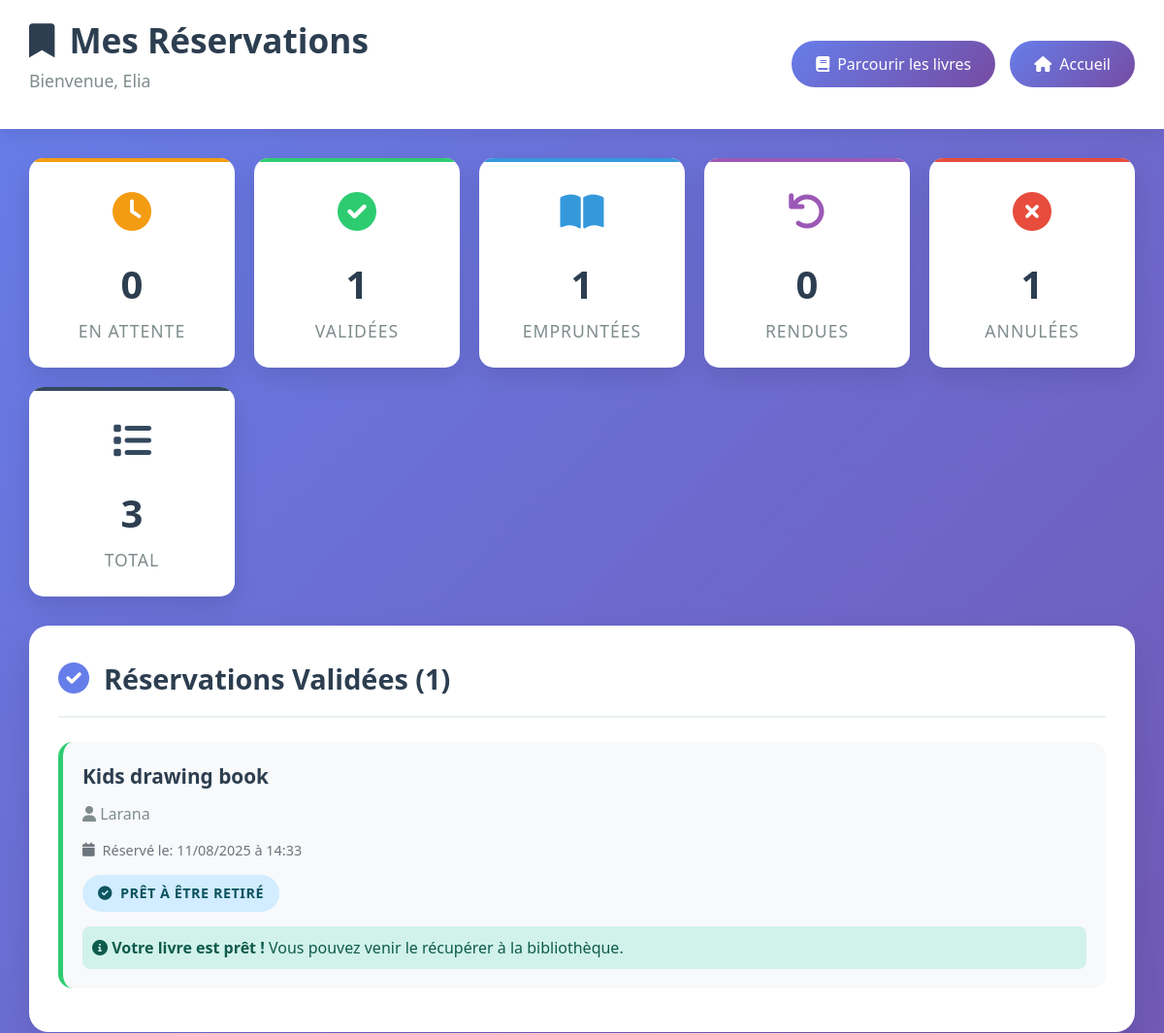
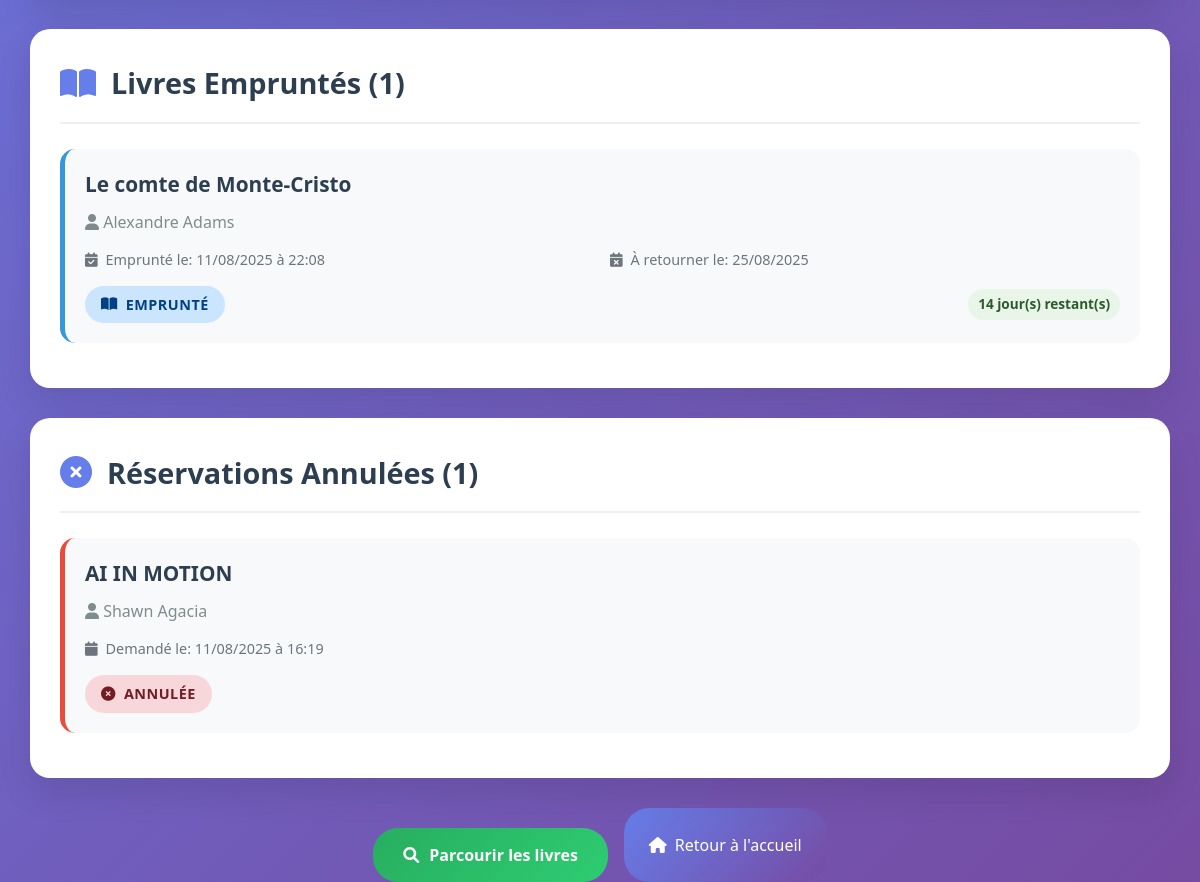
Page /my_reservations.php (signed in) on the committed database (2 pictures, top to bottom).
### tables this page shows
CREATE TABLE `reservations` (
  `id` int(11) NOT NULL,
  `user_id` int(11) DEFAULT NULL,
  `livre_id` int(11) DEFAULT NULL,
  `date_reservation` datetime DEFAULT NULL,
  `statut` enum('en attente','validee','annulee','prise','rendu') DEFAULT 'en attente',
  `is_viewed` tinyint(1) NOT NULL DEFAULT '0',
  `date_prise` datetime DEFAULT NULL,
  `date_limite_retour` datetime DEFAULT NULL,
  `date_retour` datetime DEFAULT NULL
);

CREATE TABLE `livres` (
  `id` int(11) NOT NULL,
  `titre` varchar(200) NOT NULL,
  `auteur` varchar(100) NOT NULL,
  `annee` int(11) DEFAULT NULL,
  `categorie` varchar(50) DEFAULT NULL,
  `nb_exemplaires` int(11) NOT NULL,
  `photo` varchar(255) DEFAULT NULL
);

### db.php (called while the page is built, shortened)
<?php
class Database {
    public static $instance = null;
    public function __construct() {
        $host = 'localhost';
        $db = 'library';
        $username = 'root';
        $password = '';
        try {
            $this->conn = new PDO("mysql:host=$host;dbname=$db;charset=utf8", $username, $password);
        } catch (PDOException $e) {
            die("Erreur de connexion : " . $e->getMessage());
        }
    }
    public static function connect() {
        if (self::$instance === null) {
            self::$instance = new Database();
        }
        return self::$instance->conn;
    }
}
?>

### reservations.php (called while the page is built, shortened)
<?php
require_once "db.php";
class Reservations {
    private $conn;
    public function __construct() {
        $this->conn = Database::connect();
    }
    public function getReservationsByUserId($user_id) {
        $stmt = $this->conn->prepare("
            SELECT r.*, l.titre, l.auteur
            FROM reservations r
            LEFT JOIN livres l ON r.livre_id = l.id
            WHERE r.user_id = :user_id
            ORDER BY r.date_reservation DESC
        ");
        $stmt->bindParam(':user_id', $user_id);
        $stmt->execute();
        return $stmt->fetchAll(PDO::FETCH_ASSOC);
    }
    public function getDaysUntilDue($dateLimiteRetour) {
        $now = new DateTime();
        $dueDate = new DateTime($dateLimiteRetour);
        $interval = $now->diff($dueDate);
        return $interval->days;
    }
}
?>

### my_reservations.php (the view, shortened to what this page needs)
<?php
require_once "reservations.php";
$reservationsModel = new Reservations();
$userId = $_SESSION['user']['id'];
$userName = $_SESSION['user']['nom'] ?? 'Utilisateur';
$userReservations = $reservationsModel->getReservationsByUserId($userId);
$reservationsByStatus = [
    'en_attente' => [],
    'validee' => [],
    'prise' => [],
    'rendu' => [],
    'annulee' => []
];
foreach ($userReservations as $reservation) {
    $status = str_replace(' ', '_', $reservation['statut']);
    if (isset($reservationsByStatus[$status])) {
        $reservationsByStatus[$status][] = $reservation;
    }
}
$stats = [
    'en_attente' => count($reservationsByStatus['en_attente']),
    'validee' => count($reservationsByStatus['validee']),
    'prise' => count($reservationsByStatus['prise']),
    'rendu' => count($reservationsByStatus['rendu']),
    'annulee' => count($reservationsByStatus['annulee']),
    'total' => count($userReservations)
];
?>
<!DOCTYPE html>
<html lang="fr">
<head>
    <link href="https://cdn.jsdelivr.net/npm/bootstrap@5.3.0/dist/css/bootstrap.min.css" rel="stylesheet">
    <link href="https://cdnjs.cloudflare.com/ajax/libs/font-awesome/6.0.0/css/all.min.css" rel="stylesheet">
</head>
<body>
    <header class="header">
        <div class="header-content">
            <div>
                <h1 class="header-title">
                    <i class="fas fa-bookmark"></i>
                    Mes Réservations
                </h1>
                <p class="user-info">Bienvenue, <?php echo htmlspecialchars($userName); ?></p>
            </div>
            <div class="header-actions">
                <a href="list_livres.php" class="btn-back">
                    <i class="fas fa-book"></i> Parcourir les livres
                </a>
                <a href="index.php" class="btn-back">
                    <i class="fas fa-home"></i> Accueil
                </a>
            </div>
        </div>
    </header>
    <div class="main-content">
        <div class="stats-row">
            <div class="stat-card pending">
                <div class="stat-icon">
                    <i class="fas fa-clock"></i>
                </div>
                <div class="stat-number"><?php echo $stats['en_attente']; ?></div>
                <div class="stat-label">En Attente</div>
            </div>
            <div class="stat-card validated">
                <div class="stat-icon">
                    <i class="fas fa-check-circle"></i>
                </div>
                <div class="stat-number"><?php echo $stats['validee']; ?></div>
                <div class="stat-label">Validées</div>
            </div>
            <div class="stat-card taken">
                <div class="stat-icon">
                    <i class="fas fa-book-open"></i>
                </div>
                <div class="stat-number"><?php echo $stats['prise']; ?></div>
                <div class="stat-label">Empruntées</div>
            </div>
            <div class="stat-card returned">
                <div class="stat-icon">
                    <i class="fas fa-undo"></i>
                </div>
                <div class="stat-number"><?php echo $stats['rendu']; ?></div>
                <div class="stat-label">Rendues</div>
            </div>
            <div class="stat-card cancelled">
                <div class="stat-icon">
                    <i class="fas fa-times-circle"></i>
                </div>
                <div class="stat-number"><?php echo $stats['annulee']; ?></div>
                <div class="stat-label">Annulées</div>
            </div>
            <div class="stat-card total">
                <div class="stat-icon">
                    <i class="fas fa-list"></i>
                </div>
                <div class="stat-number"><?php echo $stats['total']; ?></div>
                <div class="stat-label">Total</div>
            </div>
        </div>
        <?php if (empty($userReservations)): ?>
        <div class="section-card">
            <div class="no-reservations">
                <i class="fas fa-bookmark"></i>
                <h3>Aucune réservation</h3>
                <p>Vous n'avez encore fait aucune réservation.</p>
                <a href="list_livres.php" class="btn-browse">
                    <i class="fas fa-search"></i> Parcourir les livres
                </a>
            </div>
        </div>
        <?php else: ?>
        <?php if (!empty($reservationsByStatus['validee'])): ?>
        <div class="section-card">
            <div class="section-header">
                <div class="section-icon">
                    <i class="fas fa-check-circle"></i>
                </div>
                <div class="section-title">Réservations Validées (<?php echo count($reservationsByStatus['validee']); ?>)</div>
            </div>
            <?php foreach ($reservationsByStatus['validee'] as $reservation): ?>
            <div class="reservation-item validated">
                <div class="book-title"><?php echo htmlspecialchars($reservation['titre'] ?? 'Titre inconnu'); ?></div>
                <div class="book-author">
                    <i class="fas fa-user"></i> <?php echo htmlspecialchars($reservation['auteur'] ?? 'Auteur inconnu'); ?>
                </div>
                <div class="reservation-meta">
                    <div class="meta-item">
                        <i class="fas fa-calendar"></i>
                        Réservé le: <?php echo date('d/m/Y à H:i', strtotime($reservation['date_reservation'])); ?>
                    </div>
                </div>
                <div class="status-badge status-validated">
                    <i class="fas fa-check-circle"></i>
                    Prêt à être retiré
                </div>
                <div style="margin-top: 15px; background: #d1f2eb; color: #0d5b4d; padding: 10px; border-radius: 8px;">
                    <i class="fas fa-info-circle"></i>
                    <strong>Votre livre est prêt !</strong> Vous pouvez venir le récupérer à la bibliothèque.
                </div>
            </div>
            <?php endforeach; ?>
        </div>
        <?php endif; ?>
        <?php if (!empty($reservationsByStatus['prise'])): ?>
        <div class="section-card">
            <div class="section-header">
                <div class="section-icon">
                    <i class="fas fa-book-open"></i>
                </div>
                <div class="section-title">Livres Empruntés (<?php echo count($reservationsByStatus['prise']); ?>)</div>
            </div>
            <?php foreach ($reservationsByStatus['prise'] as $reservation): ?>
            <?php
            $daysLeft = $reservationsModel->getDaysUntilDue($reservation['date_limite_retour']);
            $isOverdue = $daysLeft < 0;
            ?>
            <div class="reservation-item taken">
                <div class="book-title"><?php echo htmlspecialchars($reservation['titre'] ?? 'Titre inconnu'); ?></div>
                <div class="book-author">
                    <i class="fas fa-user"></i> <?php echo htmlspecialchars($reservation['auteur'] ?? 'Auteur inconnu'); ?>
                </div>
                <div class="reservation-meta">
                    <div class="meta-item">
                        <i class="fas fa-calendar-check"></i>
                        Emprunté le: <?php echo date('d/m/Y à H:i', strtotime($reservation['date_prise'])); ?>
                    </div>
                    <div class="meta-item">
                        <i class="fas fa-calendar-times"></i>
                        À retourner le: <?php echo date('d/m/Y', strtotime($reservation['date_limite_retour'])); ?>
                    </div>
                </div>
                <div class="d-flex justify-content-between align-items-center">
                    <div class="status-badge status-taken">
                        <i class="fas fa-book-open"></i>
                        Emprunté
                    </div>
                    <?php if ($isOverdue): ?>
                        <span class="overdue-warning">
                            <i class="fas fa-exclamation-triangle"></i>
                            En retard de <?php echo abs($daysLeft); ?> jour(s)
                        </span>
                    <?php else: ?>
                        <span class="days-remaining">
                            <?php echo $daysLeft; ?> jour(s) restant(s)
                        </span>
                    <?php endif; ?>
                </div>
            </div>
            <?php endforeach; ?>
        </div>
        <?php endif; ?>
        <?php if (!empty($reservationsByStatus['annulee'])): ?>
        <div class="section-card">
            <div class="section-header">
                <div class="section-icon">
                    <i class="fas fa-times-circle"></i>
                </div>
                <div class="section-title">Réservations Annulées (<?php echo count($reservationsByStatus['annulee']); ?>)</div>
            </div>
            <?php foreach ($reservationsByStatus['annulee'] as $reservation): ?>
            <div class="reservation-item cancelled">
                <div class="book-title"><?php echo htmlspecialchars($reservation['titre'] ?? 'Titre inconnu'); ?></div>
                <div class="book-author">
                    <i class="fas fa-user"></i> <?php echo htmlspecialchars($reservation['auteur'] ?? 'Auteur inconnu'); ?>
                </div>
                <div class="reservation-meta">
                    <div class="meta-item">
                        <i class="fas fa-calendar"></i>
                        Demandé le: <?php echo date('d/m/Y à H:i', strtotime($reservation['date_reservation'])); ?>
                    </div>
                </div>
                <div class="status-badge status-cancelled">
                    <i class="fas fa-times-circle"></i>
                    Annulée
                </div>
            </div>
            <?php endforeach; ?>
        </div>
        <?php endif; ?>
        <?php endif; ?>
        <div class="d-flex justify-content-center mt-4 gap-3">
            <a href="list_livres.php" class="btn-browse">
                <i class="fas fa-search"></i> Parcourir les livres
            </a>
            <a href="index.php" class="btn-back">
                <i class="fas fa-home"></i> Retour à l'accueil
            </a>
        </div>
    </div>
</body>
</html>

### rows in the picture
reservations: livre.titre "Kids drawing book", livre.auteur "Larana", date_reservation "11/08/2025 à 14:33"
reservations: livre.titre "Le comte de Monte-Cristo", livre.auteur "Alexandre Adams", date_prise "11/08/2025 à 22:08", date_limite_retour "25/08/2025", date_limite_retour "14"
reservations: livre.titre "AI IN MOTION", livre.auteur "Shawn Agacia", date_reservation "11/08/2025 à 16:19"

### other values in the picture
$userName "Elia"
$stats['en_attente'] "0"
$stats['validee'] "1"
$stats['prise'] "1"
$stats['rendu'] "0"
$stats['annulee'] "1"
$stats['total'] "3"
count($reservationsByStatus['validee']) "1"
count($reservationsByStatus['prise']) "1"
count($reservationsByStatus['annulee']) "1"
